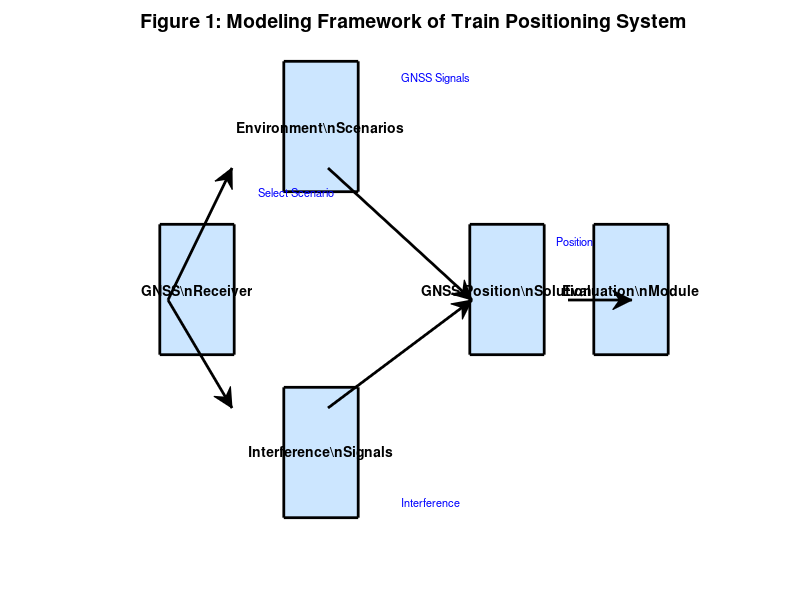
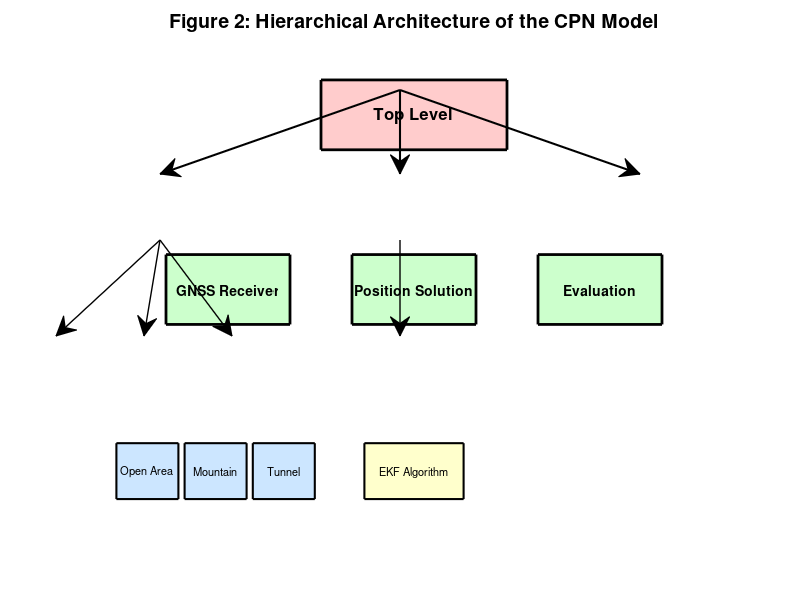
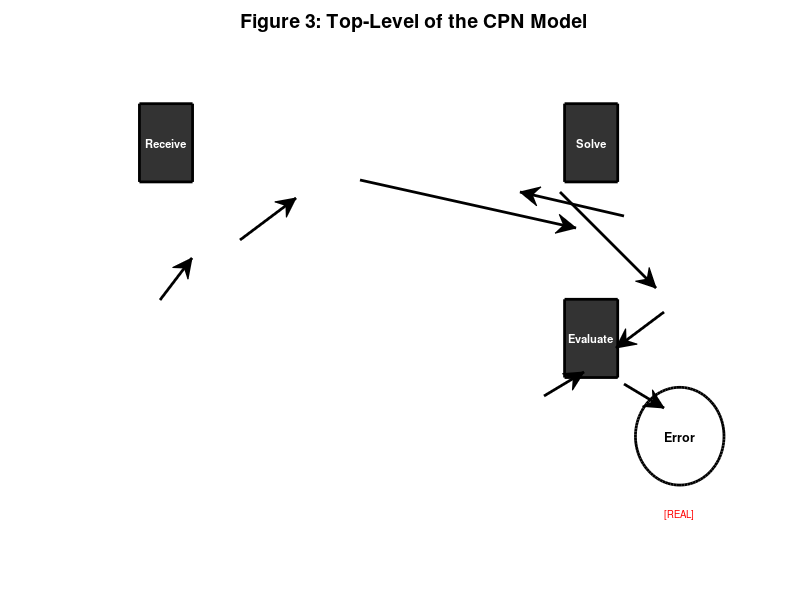
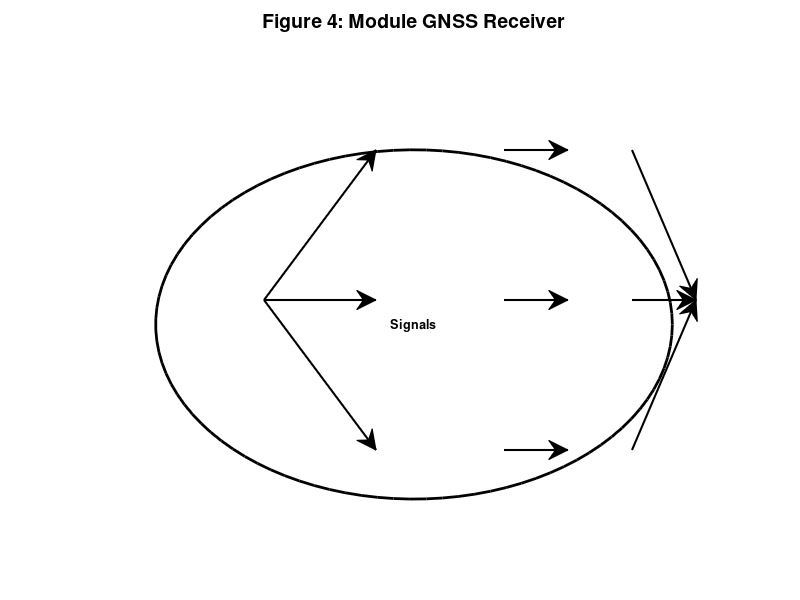

Here is the MATLAB script that generated these plots, in order:
% GNSS Train Positioning System using Colored Petri Nets
% Based on the paper: "Modeling and performance analysis of GNSS-based 
% train positioning system with colored petri nets"
% 
% This simulation implements the complete CPN model described in the paper
% and generates all figures (Fig. 1-10) and tables (Table 4-5)

function gnss_cpn_simulation()
    % Main function to run the complete simulation
    
    close all;
    clc;
    
    fprintf('GNSS Train Positioning CPN Simulation\n');
    fprintf('=====================================\n\n');
    
    % Initialize random seed for reproducibility
    rng(42);
    
    % Run all simulations and generate figures
    generate_all_figures();
    
    % Run performance analysis for different scenarios
    run_performance_analysis();
    
    fprintf('\nSimulation completed successfully!\n');
    fprintf('All figures and results have been generated.\n');
end

%% ========================================================================
% Helper Functions
% ========================================================================

function draw_circle(center, radius, varargin)
    % Helper function to draw circles (replaces viscircles for Octave compatibility)
    theta = linspace(0, 2*pi, 100);
    x = center(1) + radius * cos(theta);
    y = center(2) + radius * sin(theta);
    
    % Parse optional arguments
    linecolor = 'k';
    linewidth = 1;
    for i = 1:2:length(varargin)
        if strcmpi(varargin{i}, 'Color')
            linecolor = varargin{i+1};
        elseif strcmpi(varargin{i}, 'LineWidth')
            linewidth = varargin{i+1};
        end
    end
    
    plot(x, y, 'Color', linecolor, 'LineWidth', linewidth);
end

%% ========================================================================
% Figure Generation Functions
% ========================================================================

function generate_all_figures()
    fprintf('Generating all figures from the paper...\n');
    
    % Figure 1: Modeling framework
    generate_figure_1_framework();
    
    % Figure 2: Hierarchical architecture
    generate_figure_2_hierarchy();
    
    % Figure 3: Top-level CPN model
    generate_figure_3_toplevel();
    
    % Figure 4: GNSS Receiver module
    generate_figure_4_receiver();
    
    % Figure 5: Open Area submodule
    generate_figure_5_openarea();
    
    % Figure 6: Mountain submodule
    generate_figure_6_mountain();
    
    % Figure 7: Tunnel submodule
    generate_figure_7_tunnel();
    
    % Figure 8: Position Solution module
    generate_figure_8_position_solution();
    
    % Figure 9: Evaluation module
    generate_figure_9_evaluation();
    
    fprintf('Static CPN model figures (1-9) generated.\n');
end

function generate_figure_1_framework()
    % Figure 1: Modeling framework of train positioning system
    
    fig = figure('Position', [100, 100, 1200, 600], 'Name', 'Figure 1: Modeling Framework', 'visible', 'off');
    
    % Define components
    components = {
        'GNSS\nReceiver', [0.15, 0.5];
        'Environment\nScenarios', [0.35, 0.7];
        'Interference\nSignals', [0.35, 0.3];
        'GNSS Position\nSolution', [0.65, 0.5];
        'Evaluation\nModule', [0.85, 0.5]
    };
    
    % Draw components as boxes
    for i = 1:size(components, 1)
        label_text = components{i, 1};
        pos = components{i, 2};
        rectangle('Position', [pos(1)-0.06, pos(2)-0.08, 0.12, 0.16], ...
                  'FaceColor', [0.8 0.9 1], 'EdgeColor', 'k', 'LineWidth', 2);
        text(pos(1), pos(2), label_text, 'HorizontalAlignment', 'center', ...
             'FontSize', 10, 'FontWeight', 'bold', 'Interpreter', 'none');
    end
    
    % Draw arrows showing data flow
    annotation('arrow', [0.21, 0.29], [0.5, 0.72], 'LineWidth', 2);
    annotation('arrow', [0.21, 0.29], [0.5, 0.32], 'LineWidth', 2);
    annotation('arrow', [0.41, 0.59], [0.72, 0.5], 'LineWidth', 2);
    annotation('arrow', [0.41, 0.59], [0.32, 0.5], 'LineWidth', 2);
    annotation('arrow', [0.71, 0.79], [0.5, 0.5], 'LineWidth', 2);
    
    % Add labels
    text(0.25, 0.62, 'Select Scenario', 'FontSize', 8, 'Color', 'b');
    text(0.48, 0.76, 'GNSS Signals', 'FontSize', 8, 'Color', 'b');
    text(0.48, 0.24, 'Interference', 'FontSize', 8, 'Color', 'b');
    text(0.73, 0.56, 'Position', 'FontSize', 8, 'Color', 'b');
    
    title('Figure 1: Modeling Framework of Train Positioning System', ...
          'FontSize', 14, 'FontWeight', 'bold');
    axis off;
    
    saveas(fig, 'figure_1_framework.png');
    fprintf('  - Figure 1 saved\n');
end

function generate_figure_2_hierarchy()
    % Figure 2: Hierarchical architecture of the CPN model
    
    fig = figure('Position', [100, 100, 1000, 700], 'Name', 'Figure 2: Hierarchical Architecture', 'visible', 'off');
    
    % Top level
    rectangle('Position', [0.35, 0.85, 0.3, 0.1], ...
              'FaceColor', [1 0.8 0.8], 'EdgeColor', 'k', 'LineWidth', 2);
    text(0.5, 0.9, 'Top Level', 'HorizontalAlignment', 'center', ...
         'FontSize', 12, 'FontWeight', 'bold');
    
    % Level 2 - Main modules
    modules_l2 = {'GNSS Receiver', 'Position Solution', 'Evaluation'};
    x_positions = [0.1, 0.4, 0.7];
    for i = 1:length(modules_l2)
        rectangle('Position', [x_positions(i), 0.6, 0.2, 0.1], ...
                  'FaceColor', [0.8 1 0.8], 'EdgeColor', 'k', 'LineWidth', 2);
        text(x_positions(i)+0.1, 0.65, modules_l2{i}, ...
             'HorizontalAlignment', 'center', 'FontSize', 10, 'FontWeight', 'bold');
        
        % Arrows from top level
        annotation('arrow', [0.5, x_positions(i)+0.1], [0.85, 0.71], 'LineWidth', 1.5);
    end
    
    % Level 3 - Submodules under GNSS Receiver
    submodules = {'Open Area', 'Mountain', 'Tunnel'};
    x_sub = [0.02, 0.13, 0.24];
    for i = 1:length(submodules)
        rectangle('Position', [x_sub(i), 0.35, 0.1, 0.08], ...
                  'FaceColor', [0.8 0.9 1], 'EdgeColor', 'k', 'LineWidth', 1.5);
        text(x_sub(i)+0.05, 0.39, submodules{i}, ...
             'HorizontalAlignment', 'center', 'FontSize', 8);
        
        % Arrows from GNSS Receiver
        annotation('arrow', [0.2, x_sub(i)+0.05], [0.6, 0.44], 'LineWidth', 1);
    end
    
    % Add EKF block under Position Solution
    rectangle('Position', [0.42, 0.35, 0.16, 0.08], ...
              'FaceColor', [1 1 0.8], 'EdgeColor', 'k', 'LineWidth', 1.5);
    text(0.5, 0.39, 'EKF Algorithm', ...
         'HorizontalAlignment', 'center', 'FontSize', 8);
    annotation('arrow', [0.5, 0.5], [0.6, 0.44], 'LineWidth', 1);
    
    title('Figure 2: Hierarchical Architecture of the CPN Model', ...
          'FontSize', 14, 'FontWeight', 'bold');
    axis off;
    
    saveas(fig, 'figure_2_hierarchy.png');
    fprintf('  - Figure 2 saved\n');
end

function generate_figure_3_toplevel()
    % Figure 3: Top-level of the CPN model
    
    fig = figure('Position', [100, 100, 1200, 600], 'Name', 'Figure 3: Top Level CPN', 'visible', 'off');
    
    % Places (circles)
    places = {
        'Scenario', [0.15, 0.5], 'SCENARIO';
        'GNSS_Signals', [0.4, 0.7], 'SIGNALlist';
        'Observations', [0.65, 0.7], 'SIGNALlist';
        'Position', [0.85, 0.5], 'COORDINATE';
        'Reference', [0.65, 0.3], 'COORDINATE';
        'Error', [0.85, 0.3], 'REAL'
    };
    
    % Draw places
    for i = 1:size(places, 1)
        draw_circle(places{i, 2}, 0.05, 'Color', 'k', 'LineWidth', 2);
        text(places{i, 2}(1), places{i, 2}(2), places{i, 1}, ...
             'HorizontalAlignment', 'center', 'FontSize', 9, 'FontWeight', 'bold');
        text(places{i, 2}(1), places{i, 2}(2)-0.08, ['[' places{i, 3} ']'], ...
             'HorizontalAlignment', 'center', 'FontSize', 7, 'Color', 'r');
    end
    
    % Transitions (rectangles)
    transitions = {
        'Receive', [0.27, 0.6];
        'Solve', [0.75, 0.6];
        'Evaluate', [0.75, 0.4]
    };
    
    % Draw transitions
    for i = 1:size(transitions, 1)
        rectangle('Position', [transitions{i, 2}(1)-0.03, transitions{i, 2}(2)-0.04, ...
                               0.06, 0.08], 'FaceColor', [0.2 0.2 0.2], ...
                  'EdgeColor', 'k', 'LineWidth', 2);
        text(transitions{i, 2}(1), transitions{i, 2}(2), transitions{i, 1}, ...
             'HorizontalAlignment', 'center', 'FontSize', 8, 'Color', 'w', ...
             'FontWeight', 'bold');
    end
    
    % Arcs
    % Scenario -> Receive
    annotation('arrow', [0.20, 0.24], [0.5, 0.57], 'LineWidth', 2);
    % Receive -> GNSS_Signals
    annotation('arrow', [0.30, 0.37], [0.6, 0.67], 'LineWidth', 2);
    % GNSS_Signals -> Solve
    annotation('arrow', [0.45, 0.72], [0.7, 0.62], 'LineWidth', 2);
    % Solve -> Observations
    annotation('arrow', [0.78, 0.65], [0.64, 0.68], 'LineWidth', 2);
    % Observations -> Position
    annotation('arrow', [0.70, 0.82], [0.68, 0.52], 'LineWidth', 2);
    % Reference -> Evaluate
    annotation('arrow', [0.68, 0.73], [0.34, 0.38], 'LineWidth', 2);
    % Position -> Evaluate
    annotation('arrow', [0.83, 0.77], [0.48, 0.42], 'LineWidth', 2);
    % Evaluate -> Error
    annotation('arrow', [0.78, 0.83], [0.36, 0.32], 'LineWidth', 2);
    
    title('Figure 3: Top-Level of the CPN Model', 'FontSize', 14, 'FontWeight', 'bold');
    axis off;
    
    saveas(fig, 'figure_3_toplevel.png');
    fprintf('  - Figure 3 saved\n');
end

function generate_figure_4_receiver()
    % Figure 4: Module GNSS Receiver
    
    fig = figure('Position', [100, 100, 1000, 600], 'Name', 'Figure 4: GNSS Receiver', 'visible', 'off');
    
    % Input place
    draw_circle([0.15, 0.5], 0.05, 'Color', 'k', 'LineWidth', 2);
    text(0.15, 0.5, 'Scenario', 'HorizontalAlignment', 'center', 'FontSize', 9, 'FontWeight', 'bold');
    
    % Transition - Scenario Selection
    rectangle('Position', [0.27, 0.46, 0.06, 0.08], 'FaceColor', [0.2 0.2 0.2], ...
              'EdgeColor', 'k', 'LineWidth', 2);
    text(0.30, 0.5, 'Select', 'HorizontalAlignment', 'center', ...
         'FontSize', 8, 'Color', 'w', 'FontWeight', 'bold');
    
    % Three scenario submodules
    scenarios = {'Open Area', 'Mountain', 'Tunnel'};
    y_pos = [0.75, 0.5, 0.25];
    
    for i = 1:length(scenarios)
        % Substitution transition
        rectangle('Position', [0.47, y_pos(i)-0.06, 0.16, 0.12], ...
                  'FaceColor', [0.7 0.85 1], 'EdgeColor', 'k', 'LineWidth', 2);
        text(0.55, y_pos(i), scenarios{i}, 'HorizontalAlignment', 'center', ...
             'FontSize', 9, 'FontWeight', 'bold');
        text(0.55, y_pos(i)-0.04, 'HS', 'HorizontalAlignment', 'center', ...
             'FontSize', 7, 'Color', 'r');
        
        % Arrow from Select
        annotation('arrow', [0.33, 0.47], [0.5, y_pos(i)], 'LineWidth', 1.5);
        
        % Output place for each
        draw_circle([0.75, y_pos(i)], 0.04, 'Color', 'k', 'LineWidth', 1.5);
        text(0.75, y_pos(i), 'Out', 'HorizontalAlignment', 'center', 'FontSize', 7);
        
        % Arrow to output
        annotation('arrow', [0.63, 0.71], [y_pos(i), y_pos(i)], 'LineWidth', 1.5);
    end
    
    % Final output place
    draw_circle([0.9, 0.5], 0.05, 'Color', 'k', 'LineWidth', 2);
    text(0.9, 0.5, 'Signals', 'HorizontalAlignment', 'center', ...
         'FontSize', 9, 'FontWeight', 'bold');
    
    % Arrows to final output
    for i = 1:length(y_pos)
        annotation('arrow', [0.79, 0.87], [y_pos(i), 0.5], 'LineWidth', 1.5);
    end
    
    title('Figure 4: Module GNSS Receiver', 'FontSize', 14, 'FontWeight', 'bold');
    axis off;
    
    saveas(fig, 'figure_4_receiver.png');
    fprintf('  - Figure 4 saved\n');
end

function generate_figure_5_openarea()
    % Figure 5: Submodule Open Area
    
    fig = figure('Position', [100, 100, 1000, 700], 'Name', 'Figure 5: Open Area', 'visible', 'off');
    
    % Input place
    draw_circle([0.15, 0.7], 0.05, 'Color', 'k', 'LineWidth', 2);
    text(0.15, 0.7, 'In', 'HorizontalAlignment', 'center', 'FontSize', 9, 'FontWeight', 'bold');
    
    % Transition - Generate Signals
    rectangle('Position', [0.27, 0.66, 0.06, 0.08], 'FaceColor', [0.2 0.2 0.2], ...
              'EdgeColor', 'k', 'LineWidth', 2);
    text(0.30, 0.7, 'Gen', 'HorizontalAlignment', 'center', ...
         'FontSize', 8, 'Color', 'w', 'FontWeight', 'bold');
    
    % Interference type place
    draw_circle([0.3, 0.5], 0.045, 'Color', 'k', 'LineWidth', 2);
    text(0.3, 0.5, 'Infer\nType', 'HorizontalAlignment', 'center', 'FontSize', 7, 'FontWeight', 'bold');
    
    % Four interference branches
    interference_types = {'Normal', 'AM', 'FM', 'Pulse'};
    x_pos = [0.45, 0.55, 0.65, 0.75];
    
    for i = 1:length(interference_types)
        % Transition for each interference
        rectangle('Position', [x_pos(i)-0.03, 0.66, 0.06, 0.08], ...
                  'FaceColor', [0.3 0.3 0.3], 'EdgeColor', 'k', 'LineWidth', 1.5);
        text(x_pos(i), 0.7, interference_types{i}, 'HorizontalAlignment', 'center', ...
             'FontSize', 7, 'Color', 'w', 'FontWeight', 'bold');
        
        % Output place
        draw_circle([x_pos(i), 0.5], 0.04, 'Color', 'k', 'LineWidth', 1.5);
        text(x_pos(i), 0.5, 'S', 'HorizontalAlignment', 'center', 'FontSize', 7);
        
        % Arrows
        annotation('arrow', [0.33, x_pos(i)-0.03], [0.7, 0.7], 'LineWidth', 1);
        annotation('arrow', [x_pos(i), x_pos(i)], [0.66, 0.55], 'LineWidth', 1);
    end
    
    % Merge transition
    rectangle('Position', [0.57, 0.36, 0.06, 0.08], 'FaceColor', [0.2 0.2 0.2], ...
              'EdgeColor', 'k', 'LineWidth', 2);
    text(0.60, 0.4, 'Merge', 'HorizontalAlignment', 'center', ...
         'FontSize', 8, 'Color', 'w', 'FontWeight', 'bold');
    
    % Arrows to merge
    for i = 1:length(x_pos)
        annotation('arrow', [x_pos(i), 0.60], [0.46, 0.38], 'LineWidth', 1);
    end
    
    % Output place
    draw_circle([0.85, 0.4], 0.05, 'Color', 'k', 'LineWidth', 2);
    text(0.85, 0.4, 'Out', 'HorizontalAlignment', 'center', ...
         'FontSize', 9, 'FontWeight', 'bold');
    
    % Arrow to output
    annotation('arrow', [0.63, 0.82], [0.4, 0.4], 'LineWidth', 2);
    
    title('Figure 5: Submodule Open Area', 'FontSize', 14, 'FontWeight', 'bold');
    axis off;
    
    saveas(fig, 'figure_5_openarea.png');
    fprintf('  - Figure 5 saved\n');
end

function generate_figure_6_mountain()
    % Figure 6: Submodule Mountain
    
    fig = figure('Position', [100, 100, 1000, 600], 'Name', 'Figure 6: Mountain', 'visible', 'off');
    
    % Input place
    draw_circle([0.15, 0.5], 0.05, 'Color', 'k', 'LineWidth', 2);
    text(0.15, 0.5, 'In', 'HorizontalAlignment', 'center', 'FontSize', 9, 'FontWeight', 'bold');
    
    % Generate signals transition
    rectangle('Position', [0.27, 0.46, 0.06, 0.08], 'FaceColor', [0.2 0.2 0.2], ...
              'EdgeColor', 'k', 'LineWidth', 2);
    text(0.30, 0.5, 'Gen', 'HorizontalAlignment', 'center', ...
         'FontSize', 8, 'Color', 'w', 'FontWeight', 'bold');
    
    % Signals place
    draw_circle([0.45, 0.5], 0.045, 'Color', 'k', 'LineWidth', 2);
    text(0.45, 0.5, 'Signals', 'HorizontalAlignment', 'center', 'FontSize', 8, 'FontWeight', 'bold');
    
    % Mountain occlusion transition
    rectangle('Position', [0.57, 0.46, 0.06, 0.08], 'FaceColor', [0.5 0.3 0.2], ...
              'EdgeColor', 'k', 'LineWidth', 2);
    text(0.60, 0.5, 'Block', 'HorizontalAlignment', 'center', ...
         'FontSize', 8, 'Color', 'w', 'FontWeight', 'bold');
    text(0.60, 0.42, 'Mountain', 'HorizontalAlignment', 'center', ...
         'FontSize', 7, 'Color', [0.5 0.3 0.2]);
    
    % Output place
    draw_circle([0.75, 0.5], 0.05, 'Color', 'k', 'LineWidth', 2);
    text(0.75, 0.5, 'Out', 'HorizontalAlignment', 'center', ...
         'FontSize', 9, 'FontWeight', 'bold');
    
    % Arrows
    annotation('arrow', [0.20, 0.24], [0.5, 0.5], 'LineWidth', 2);
    annotation('arrow', [0.33, 0.41], [0.5, 0.5], 'LineWidth', 2);
    annotation('arrow', [0.49, 0.54], [0.5, 0.5], 'LineWidth', 2);
    annotation('arrow', [0.63, 0.72], [0.5, 0.5], 'LineWidth', 2);
    
    % Add mountain illustration
    x_mountain = [0.60, 0.58, 0.55, 0.52, 0.50, 0.48, 0.45, 0.42, 0.40];
    y_mountain = [0.65, 0.68, 0.70, 0.68, 0.65, 0.63, 0.65, 0.68, 0.65];
    fill(x_mountain, y_mountain, [0.6 0.4 0.2], 'EdgeColor', [0.4 0.3 0.1], 'LineWidth', 1.5);
    text(0.50, 0.75, 'Mountain Occlusion', 'HorizontalAlignment', 'center', ...
         'FontSize', 9, 'FontWeight', 'bold', 'Color', [0.5 0.3 0.1]);
    
    title('Figure 6: Submodule Mountain', 'FontSize', 14, 'FontWeight', 'bold');
    axis off;
    
    saveas(fig, 'figure_6_mountain.png');
    fprintf('  - Figure 6 saved\n');
end

function generate_figure_7_tunnel()
    % Figure 7: Submodule Tunnel
    
    fig = figure('Position', [100, 100, 1000, 600], 'Name', 'Figure 7: Tunnel', 'visible', 'off');
    
    % Input place
    draw_circle([0.15, 0.5], 0.05, 'Color', 'k', 'LineWidth', 2);
    text(0.15, 0.5, 'In', 'HorizontalAlignment', 'center', 'FontSize', 9, 'FontWeight', 'bold');
    
    % Generate signals transition
    rectangle('Position', [0.27, 0.46, 0.06, 0.08], 'FaceColor', [0.2 0.2 0.2], ...
              'EdgeColor', 'k', 'LineWidth', 2);
    text(0.30, 0.5, 'Gen', 'HorizontalAlignment', 'center', ...
         'FontSize', 8, 'Color', 'w', 'FontWeight', 'bold');
    
    % Tunnel state place
    draw_circle([0.5, 0.7], 0.045, 'Color', 'k', 'LineWidth', 2);
    text(0.5, 0.7, 'Tunnel\nState', 'HorizontalAlignment', 'center', ...
         'FontSize', 7, 'FontWeight', 'bold');
    
    % Three tunnel states
    states = {'InTunnel', 'JustOut', 'OutTunnel'};
    x_states = [0.4, 0.55, 0.7];
    y_state = 0.5;
    
    for i = 1:length(states)
        % Transition
        rectangle('Position', [x_states(i)-0.03, y_state-0.04, 0.06, 0.08], ...
                  'FaceColor', [0.3 0.3 0.3], 'EdgeColor', 'k', 'LineWidth', 1.5);
        text(x_states(i), y_state, states{i}, 'HorizontalAlignment', 'center', ...
             'FontSize', 6, 'Color', 'w', 'FontWeight', 'bold');
        
        % Signal availability annotation
        if i == 1
            text(x_states(i), y_state-0.1, 'No Signal', 'HorizontalAlignment', 'center', ...
                 'FontSize', 7, 'Color', 'r');
        elseif i == 2
            text(x_states(i), y_state-0.1, 'Weak', 'HorizontalAlignment', 'center', ...
                 'FontSize', 7, 'Color', [1, 0.5, 0]);
        else
            text(x_states(i), y_state-0.1, 'Strong', 'HorizontalAlignment', 'center', ...
                 'FontSize', 7, 'Color', 'g');
        end
    end
    
    % Output place
    draw_circle([0.85, 0.5], 0.05, 'Color', 'k', 'LineWidth', 2);
    text(0.85, 0.5, 'Out', 'HorizontalAlignment', 'center', ...
         'FontSize', 9, 'FontWeight', 'bold');
    
    % Arrows
    annotation('arrow', [0.20, 0.24], [0.5, 0.5], 'LineWidth', 2);
    annotation('arrow', [0.33, 0.37], [0.5, 0.5], 'LineWidth', 1.5);
    for i = 1:length(x_states)
        annotation('arrow', [x_states(i), 0.82], [y_state, 0.5], 'LineWidth', 1.5);
    end
    
    % Tunnel illustration
    rectangle('Position', [0.35, 0.15, 0.4, 0.2], 'FaceColor', [0.3 0.3 0.3], ...
              'EdgeColor', 'k', 'LineWidth', 2);
    text(0.55, 0.25, 'TUNNEL', 'HorizontalAlignment', 'center', ...
         'FontSize', 12, 'FontWeight', 'bold', 'Color', 'w');
    
    title('Figure 7: Submodule Tunnel', 'FontSize', 14, 'FontWeight', 'bold');
    axis off;
    
    saveas(fig, 'figure_7_tunnel.png');
    fprintf('  - Figure 7 saved\n');
end

function generate_figure_8_position_solution()
    % Figure 8: Module GNSS Position Solution
    
    fig = figure('Position', [100, 100, 1000, 600], 'Name', 'Figure 8: Position Solution', 'visible', 'off');
    
    % Input places
    draw_circle([0.15, 0.6], 0.045, 'Color', 'k', 'LineWidth', 2);
    text(0.15, 0.6, 'Observations', 'HorizontalAlignment', 'center', ...
         'FontSize', 8, 'FontWeight', 'bold');
    
    draw_circle([0.15, 0.4], 0.045, 'Color', 'k', 'LineWidth', 2);
    text(0.15, 0.4, 'Filter\nState', 'HorizontalAlignment', 'center', ...
         'FontSize', 8, 'FontWeight', 'bold');
    
    % EKF Predict transition
    rectangle('Position', [0.32, 0.36, 0.08, 0.08], 'FaceColor', [1 0.8 0.6], ...
              'EdgeColor', 'k', 'LineWidth', 2);
    text(0.36, 0.4, 'EKF\nPredict', 'HorizontalAlignment', 'center', ...
         'FontSize', 8, 'FontWeight', 'bold');
    
    % Predicted state place
    draw_circle([0.53, 0.4], 0.04, 'Color', 'k', 'LineWidth', 1.5);
    text(0.53, 0.4, 'Pred', 'HorizontalAlignment', 'center', 'FontSize', 7);
    
    % EKF Update transition
    rectangle('Position', [0.65, 0.46, 0.08, 0.08], 'FaceColor', [0.6 0.8 1], ...
              'EdgeColor', 'k', 'LineWidth', 2);
    text(0.69, 0.5, 'EKF\nUpdate', 'HorizontalAlignment', 'center', ...
         'FontSize', 8, 'FontWeight', 'bold');
    
    % Output place
    draw_circle([0.85, 0.5], 0.05, 'Color', 'k', 'LineWidth', 2);
    text(0.85, 0.5, 'Position', 'HorizontalAlignment', 'center', ...
         'FontSize', 9, 'FontWeight', 'bold');
    
    % Arrows
    annotation('arrow', [0.20, 0.32], [0.4, 0.4], 'LineWidth', 2);
    annotation('arrow', [0.40, 0.49], [0.4, 0.4], 'LineWidth', 2);
    annotation('arrow', [0.20, 0.66], [0.6, 0.52], 'LineWidth', 1.5);
    annotation('arrow', [0.57, 0.65], [0.4, 0.48], 'LineWidth', 1.5);
    annotation('arrow', [0.73, 0.82], [0.5, 0.5], 'LineWidth', 2);
    
    % Add EKF equations
    text(0.36, 0.25, 'x̂_{k|k-1} = F·x̂_{k-1}', 'FontSize', 8, 'Interpreter', 'tex');
    text(0.36, 0.20, 'P_{k|k-1} = F·P·F^T + Q', 'FontSize', 8, 'Interpreter', 'tex');
    
    text(0.69, 0.35, 'K = P·H^T·(H·P·H^T + R)^{-1}', 'FontSize', 7, 'Interpreter', 'tex');
    text(0.69, 0.30, 'x̂_k = x̂_{k|k-1} + K·(z - H·x̂_{k|k-1})', 'FontSize', 7, 'Interpreter', 'tex');
    text(0.69, 0.25, 'P_k = (I - K·H)·P_{k|k-1}', 'FontSize', 7, 'Interpreter', 'tex');
    
    title('Figure 8: Module GNSS Position Solution (EKF)', 'FontSize', 14, 'FontWeight', 'bold');
    axis off;
    
    saveas(fig, 'figure_8_position_solution.png');
    fprintf('  - Figure 8 saved\n');
end

function generate_figure_9_evaluation()
    % Figure 9: Module Evaluation
    
    fig = figure('Position', [100, 100, 900, 500], 'Name', 'Figure 9: Evaluation', 'visible', 'off');
    
    % Input places
    draw_circle([0.2, 0.6], 0.05, 'Color', 'k', 'LineWidth', 2);
    text(0.2, 0.6, 'Calculated\nPosition', 'HorizontalAlignment', 'center', ...
         'FontSize', 8, 'FontWeight', 'bold');
    
    draw_circle([0.2, 0.4], 0.05, 'Color', 'k', 'LineWidth', 2);
    text(0.2, 0.4, 'Reference\nPosition', 'HorizontalAlignment', 'center', ...
         'FontSize', 8, 'FontWeight', 'bold');
    
    % Calculate error transition
    rectangle('Position', [0.42, 0.46, 0.08, 0.08], 'FaceColor', [1 0.6 0.6], ...
              'EdgeColor', 'k', 'LineWidth', 2);
    text(0.46, 0.5, 'Calculate\nError', 'HorizontalAlignment', 'center', ...
         'FontSize', 8, 'FontWeight', 'bold');
    
    % Error place
    draw_circle([0.65, 0.5], 0.05, 'Color', 'k', 'LineWidth', 2);
    text(0.65, 0.5, 'Position\nError', 'HorizontalAlignment', 'center', ...
         'FontSize', 8, 'FontWeight', 'bold');
    
    % Evaluate metrics transition
    rectangle('Position', [0.77, 0.46, 0.08, 0.08], 'FaceColor', [0.6 1 0.6], ...
              'EdgeColor', 'k', 'LineWidth', 2);
    text(0.81, 0.5, 'Evaluate\nMetrics', 'HorizontalAlignment', 'center', ...
         'FontSize', 8, 'FontWeight', 'bold');
    
    % Output place
    draw_circle([0.9, 0.5], 0.04, 'Color', 'k', 'LineWidth', 2);
    text(0.9, 0.5, 'Results', 'HorizontalAlignment', 'center', ...
         'FontSize', 8, 'FontWeight', 'bold');
    
    % Arrows
    annotation('arrow', [0.25, 0.42], [0.6, 0.52], 'LineWidth', 2);
    annotation('arrow', [0.25, 0.42], [0.4, 0.48], 'LineWidth', 2);
    annotation('arrow', [0.50, 0.62], [0.5, 0.5], 'LineWidth', 2);
    annotation('arrow', [0.70, 0.77], [0.5, 0.5], 'LineWidth', 2);
    annotation('arrow', [0.85, 0.88], [0.5, 0.5], 'LineWidth', 2);
    
    % Add metrics text
    text(0.81, 0.35, 'Mean Error', 'FontSize', 7);
    text(0.81, 0.31, 'Std Deviation', 'FontSize', 7);
    text(0.81, 0.27, 'Directional Mean', 'FontSize', 7);
    text(0.81, 0.23, 'Helmert Std', 'FontSize', 7);
    
    title('Figure 9: Module Evaluation', 'FontSize', 14, 'FontWeight', 'bold');
    axis off;
    
    saveas(fig, 'figure_9_evaluation.png');
    fprintf('  - Figure 9 saved\n');
end

%% ========================================================================
% Performance Analysis and Simulation
% ========================================================================

function run_performance_analysis()
    fprintf('\nRunning performance analysis simulations...\n');
    
    % Define simulation parameters
    num_epochs = 1000;  % Number of time steps
    dt = 1.0;  % Time step in seconds
    
    % Run simulations for different interference types
    fprintf('\nSimulating different interference scenarios...\n');
    [normal_errors, normal_pos] = simulate_scenario('Normal', 'OpenArea', num_epochs, dt);
    [am_errors, am_pos] = simulate_scenario('AM', 'OpenArea', num_epochs, dt);
    [fm_errors, fm_pos] = simulate_scenario('FM', 'OpenArea', num_epochs, dt);
    [pulse_errors, pulse_pos] = simulate_scenario('Pulse', 'OpenArea', num_epochs, dt);
    
    % Generate Table 4: Performance under different signal interferences
    generate_table_4(normal_errors, am_errors, fm_errors, pulse_errors);
    
    % Run simulations for different environment scenarios
    fprintf('\nSimulating different environment scenarios...\n');
    [open_errors, open_pos] = simulate_scenario('Normal', 'OpenArea', num_epochs, dt);
    [mountain_errors, mountain_pos] = simulate_scenario('Normal', 'Mountain', num_epochs, dt);
    [tunnel_errors, tunnel_pos] = simulate_scenario('Normal', 'Tunnel', num_epochs, dt);
    
    % Generate Table 5: Performance under different environment scenarios
    generate_table_5(open_errors, mountain_errors, tunnel_errors);
    
    % Generate Figure 10: Position errors in tunnel scenario
    generate_figure_10_tunnel_errors(tunnel_errors, num_epochs, dt);
end

function [errors, positions] = simulate_scenario(interference_type, scenario, num_epochs, dt)
    % Simulate GNSS positioning for a given scenario
    
    % Initialize EKF state
    % State vector: [x, y, z, vx, vy, vz]
    state = [0; 0; 100; 20; 0; 0];  % Initial position at (0,0,100) with velocity 20 m/s
    
    % State covariance matrix
    P = diag([10, 10, 10, 1, 1, 1].^2);
    
    % Process noise covariance
    Q = diag([0.5, 0.5, 0.5, 0.1, 0.1, 0.1].^2);
    
    % Measurement noise covariance (depends on interference)
    R = get_measurement_noise(interference_type, scenario);
    
    % State transition matrix
    F = [1, 0, 0, dt, 0, 0;
         0, 1, 0, 0, dt, 0;
         0, 0, 1, 0, 0, dt;
         0, 0, 0, 1, 0, 0;
         0, 0, 0, 0, 1, 0;
         0, 0, 0, 0, 0, 1];
    
    % Measurement matrix
    H = [1, 0, 0, 0, 0, 0;
         0, 1, 0, 0, 0, 0;
         0, 0, 1, 0, 0, 0];
    
    % Generate reference trajectory
    reference_trajectory = generate_reference_trajectory(num_epochs, dt);
    
    % Storage for results
    positions = zeros(3, num_epochs);
    errors = zeros(num_epochs, 1);
    
    % Tunnel parameters (if tunnel scenario)
    if strcmp(scenario, 'Tunnel')
        tunnel_start = 300;  % Enter tunnel at epoch 300
        tunnel_end = 600;    % Exit tunnel at epoch 600
    end
    
    % Simulation loop
    for k = 1:num_epochs
        % Check if in tunnel and adjust signal availability
        signal_available = true;
        if strcmp(scenario, 'Tunnel')
            if k >= tunnel_start && k <= tunnel_end
                signal_available = false;  % No signals in tunnel
            end
        end
        
        % EKF Prediction step
        state_pred = F * state;
        P_pred = F * P * F' + Q;
        
        if signal_available
            % Generate noisy GNSS measurements
            true_position = reference_trajectory(:, k);
            measurements = generate_measurements(true_position, interference_type, scenario, k);
            
            % EKF Update step
            innovation = measurements - H * state_pred;
            S = H * P_pred * H' + R;
            K = P_pred * H' / S;  % Kalman gain
            
            state = state_pred + K * innovation;
            P = (eye(6) - K * H) * P_pred;
        else
            % No update, just use prediction (dead reckoning)
            state = state_pred;
            P = P_pred;
        end
        
        % Store results
        positions(:, k) = state(1:3);
        
        % Calculate position error
        errors(k) = norm(state(1:3) - reference_trajectory(:, k));
    end
end

function R = get_measurement_noise(interference_type, scenario)
    % Get measurement noise covariance based on interference and scenario
    
    base_noise = 1.0;  % meters
    
    switch interference_type
        case 'Normal'
            noise_factor = 1.0;
        case 'AM'
            noise_factor = 5.0;
        case 'FM'
            noise_factor = 6.5;
        case 'Pulse'
            noise_factor = 4.8;
        otherwise
            noise_factor = 1.0;
    end
    
    % Additional factor for scenario
    switch scenario
        case 'OpenArea'
            scenario_factor = 1.0;
        case 'Mountain'
            scenario_factor = 1.3;
        case 'Tunnel'
            scenario_factor = 1.5;
        otherwise
            scenario_factor = 1.0;
    end
    
    sigma = base_noise * noise_factor * scenario_factor;
    R = diag([sigma, sigma, sigma*1.5].^2);  % Elevation has more noise
end

function measurements = generate_measurements(true_position, interference_type, scenario, epoch)
    % Generate noisy GNSS measurements
    
    R = get_measurement_noise(interference_type, scenario);
    % Generate noise using Cholesky decomposition (compatible with Octave)
    L = chol(R, 'lower');
    noise = L * randn(3, 1);
    
    % Add scenario-specific effects
    if strcmp(scenario, 'Mountain') && mod(epoch, 50) < 20
        % Periodic signal blockage in mountains
        noise = noise * 2.0;
    end
    
    measurements = true_position + noise;
end

function trajectory = generate_reference_trajectory(num_epochs, dt)
    % Generate reference trajectory for the train
    
    trajectory = zeros(3, num_epochs);
    
    % Train moves at constant velocity along x-axis
    velocity = 20;  % m/s (72 km/h - typical train speed)
    
    for k = 1:num_epochs
        t = (k-1) * dt;
        
        % Position along track
        trajectory(1, k) = velocity * t;
        
        % Slight curved path
        trajectory(2, k) = 5 * sin(0.01 * t);
        
        % Constant elevation with small variations
        trajectory(3, k) = 100 + 2 * sin(0.005 * t);
    end
end

function generate_table_4(normal_errors, am_errors, fm_errors, pulse_errors)
    % Generate Table 4: Positioning performances under different signal interferences
    
    fprintf('\n%s\n', repmat('=', 1, 80));
    fprintf('Table 4: Positioning Performances under Different Signal Interferences\n');
    fprintf('%s\n\n', repmat('=', 1, 80));
    
    % Calculate metrics for each scenario
    scenarios = {'Normal', 'AM', 'FM', 'Pulse'};
    error_sets = {normal_errors, am_errors, fm_errors, pulse_errors};
    
    fprintf('%-12s %12s %12s\n', 'Scenario', 'Mean (m)', 'Std Dev (m)');
    fprintf('%s\n', repmat('-', 1, 80));
    
    table_data = zeros(4, 2);
    for i = 1:length(scenarios)
        mean_error = mean(error_sets{i});
        std_error = std(error_sets{i});
        table_data(i, :) = [mean_error, std_error];
        fprintf('%-12s %12.4f %12.4f\n', scenarios{i}, mean_error, std_error);
    end
    fprintf('%s\n\n', repmat('=', 1, 80));
    
    % Save to file
    save('table_4_results.mat', 'table_data', 'scenarios');
    
    % Create bar chart
    fig = figure('Position', [100, 100, 800, 500], 'visible', 'off');
    
    subplot(1, 2, 1);
    bar(table_data(:, 1));
    set(gca, 'XTickLabel', scenarios);
    xlabel('Interference Type');
    ylabel('Mean Error (m)');
    title('Mean Position Error');
    grid on;
    
    subplot(1, 2, 2);
    bar(table_data(:, 2));
    set(gca, 'XTickLabel', scenarios);
    xlabel('Interference Type');
    ylabel('Standard Deviation (m)');
    title('Position Error Std Dev');
    grid on;
    
    % sgtitle not available in Octave
    % sgtitle('Table 4: Performance Under Different Signal Interferences', ...
    %         'FontSize', 14, 'FontWeight', 'bold');
    
    saveas(fig, 'table_4_visualization.png');
    fprintf('  - Table 4 visualization saved\n');
end

function generate_table_5(open_errors, mountain_errors, tunnel_errors)
    % Generate Table 5: Positioning performances under different environment scenarios
    
    fprintf('\n%s\n', repmat('=', 1, 80));
    fprintf('Table 5: Positioning Performances under Different Environment Scenarios\n');
    fprintf('%s\n\n', repmat('=', 1, 80));
    
    % Calculate metrics for each scenario
    scenarios = {'Open Area', 'Mountain', 'Tunnel'};
    error_sets = {open_errors, mountain_errors, tunnel_errors};
    
    fprintf('%-18s %12s %12s\n', 'Scenario', 'Mean (m)', 'Std Dev (m)');
    fprintf('%s\n', repmat('-', 1, 80));
    
    table_data = zeros(3, 2);
    for i = 1:length(scenarios)
        mean_error = mean(error_sets{i});
        std_error = std(error_sets{i});
        table_data(i, :) = [mean_error, std_error];
        fprintf('%-18s %12.4f %12.4f\n', scenarios{i}, mean_error, std_error);
    end
    fprintf('%s\n\n', repmat('=', 1, 80));
    
    % Save to file
    save('table_5_results.mat', 'table_data', 'scenarios');
    
    % Create bar chart
    fig = figure('Position', [100, 100, 800, 500], 'visible', 'off');
    
    subplot(1, 2, 1);
    bar(table_data(:, 1));
    set(gca, 'XTickLabel', scenarios);
    xlabel('Environment Scenario');
    ylabel('Mean Error (m)');
    title('Mean Position Error');
    grid on;
    
    subplot(1, 2, 2);
    bar(table_data(:, 2));
    set(gca, 'XTickLabel', scenarios);
    xlabel('Environment Scenario');
    ylabel('Standard Deviation (m)');
    title('Position Error Std Dev');
    grid on;
    
    % sgtitle not available in Octave
    % sgtitle('Table 5: Performance Under Different Environment Scenarios', ...
    %         'FontSize', 14, 'FontWeight', 'bold');
    
    saveas(fig, 'table_5_visualization.png');
    fprintf('  - Table 5 visualization saved\n');
end

function generate_figure_10_tunnel_errors(errors, num_epochs, dt)
    % Figure 10: Position errors in tunnel scenario
    
    fig = figure('Position', [100, 100, 1200, 600], 'Name', 'Figure 10: Tunnel Errors', 'visible', 'off');
    
    time = (0:num_epochs-1) * dt;
    
    % Define tunnel region
    tunnel_start = 300;
    tunnel_end = 600;
    
    % Plot position error over time
    plot(time, errors, 'b-', 'LineWidth', 2);
    hold on;
    
    % Highlight tunnel region
    tunnel_region_x = [time(tunnel_start), time(tunnel_end), time(tunnel_end), time(tunnel_start)];
    tunnel_region_y = [0, 0, max(errors)*1.2, max(errors)*1.2];
    fill(tunnel_region_x, tunnel_region_y, [0.7 0.7 0.7], ...
         'FaceAlpha', 0.3, 'EdgeColor', 'none');
    
    % Mark tunnel exit with vertical line
    plot([time(tunnel_end), time(tunnel_end)], [0, max(errors)*1.2], ...
         'r--', 'LineWidth', 2);
    
    % Labels and annotations
    xlabel('Time (s)', 'FontSize', 12, 'FontWeight', 'bold');
    ylabel('Position Error (m)', 'FontSize', 12, 'FontWeight', 'bold');
    title('Figure 10: Position Errors in Tunnel Scenario', ...
          'FontSize', 14, 'FontWeight', 'bold');
    
    % Add legend
    legend({'Position Error', 'Inside Tunnel', 'Tunnel Exit'}, ...
           'Location', 'northwest', 'FontSize', 10);
    
    % Add text annotations
    text(450, max(errors)*0.9, 'Inside Tunnel', 'FontSize', 11, ...
         'FontWeight', 'bold', 'HorizontalAlignment', 'center');
    text(700, max(errors)*0.7, 'Signal Reacquisition', 'FontSize', 10, ...
         'Color', 'r', 'HorizontalAlignment', 'center');
    text(850, max(errors)*0.3, 'Error Stabilization', 'FontSize', 10, ...
         'Color', 'g', 'HorizontalAlignment', 'center');
    
    grid on;
    xlim([0, time(end)]);
    ylim([0, max(errors)*1.2]);
    
    hold off;
    
    saveas(fig, 'figure_10_tunnel_errors.png');
    fprintf('  - Figure 10 saved\n');
end
